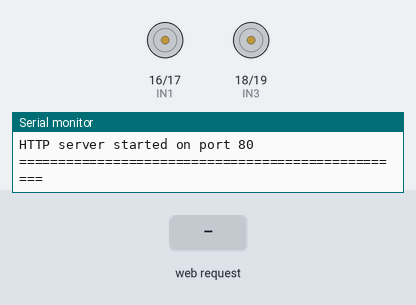
A sketch run on a simulated ESP32. On the bench: motor-driver pin pairs drawn as motors (green arrow = first pin HIGH = forward, orange = second pin HIGH = backward, longer = more drive, scaled by the enable pin), the last lines printed to the serial monitor. Inputs (shaded band) come from the test bench.

Above: at 1.5 s.
1.6 s: HTTP request GET /m?c=F received
At 2.3 s:
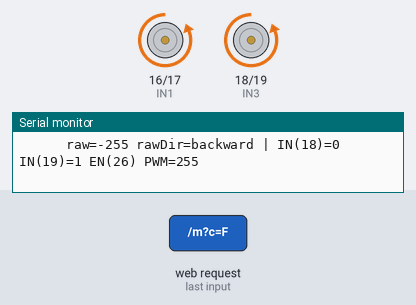
3.1 s: HTTP request GET /m?c=B received
At 3.4 s:
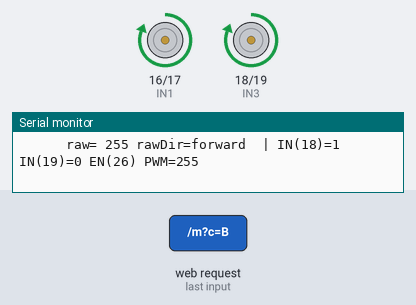
4.6 s: HTTP request GET /m?c=L received
At 5.8 s:
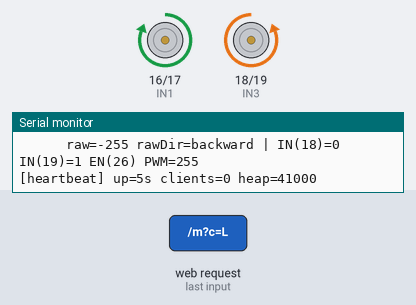
6.1 s: HTTP request GET /m?c=R received
At 6.9 s:
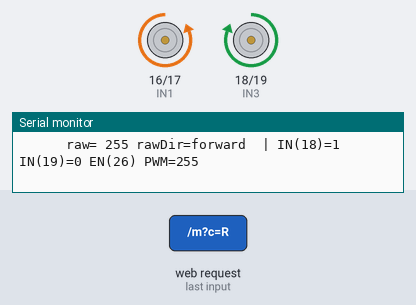
Timing chart, 0 to 8.6 s (numbered marks = the images above; inputs shaded):
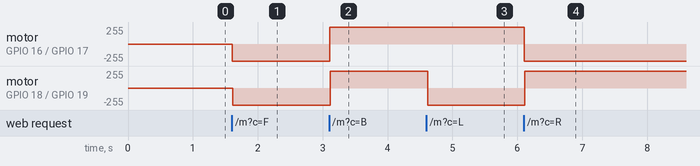

Measured:
- after the input at 1.6 s, motor on GPIO 16 (IN1) / GPIO 17 (IN2), motor on GPIO 18 (IN3) / GPIO 19 (IN4): stopped → backward 255/255 at once
- after the input at 3.1 s, motor on GPIO 16 (IN1) / GPIO 17 (IN2), motor on GPIO 18 (IN3) / GPIO 19 (IN4): backward 255/255 → forward 255/255 at once
- after the input at 4.6 s, motor on GPIO 18 (IN3) / GPIO 19 (IN4): forward 255/255 → backward 255/255 at once
- after the input at 6.1 s, motor on GPIO 16 (IN1) / GPIO 17 (IN2): forward 255/255 → backward 255/255 at once; motor on GPIO 18 (IN3) / GPIO 19 (IN4): backward 255/255 → forward 255/255 at once

The sketch:

esp32-wifi-car.ino
```cpp
// ESP32 + L298N 手機 WiFi 遙控車
// 連線方式：手機 WiFi 選 "ESP32-Car"，密碼 12345678
//          開瀏覽器到 http://192.168.4.1
//
// 接線（L298N → ESP32）：
//   IN1 → GPIO 33   IN2 → GPIO 14   (左馬達方向)
//   IN3 → GPIO 27   IN4 → GPIO 26   (右馬達方向)
//   ENA → GPIO 13   ENB → GPIO 25   (PWM 調速)
//   L298N 的 VCC 接電池正極、GND 與 ESP32 GND 共地
//   ESP32 不要從 L298N 的 5V 供電，自己用 USB 或獨立電源

#include <WiFi.h>
#include <WebServer.h>

const char* AP_SSID = "ESP32-Car";
const char* AP_PASS = "12345678";

// 馬達腳位
const int IN1 =16 , IN2 =17 ;   // 左
const int IN3 =18 , IN4 = 19;   // 右
const int ENA = 25, ENB = 26;   // PWM

// 依實車校正：+1 表示 setMotor 正方向是車子前進，-1 表示要反相。
// 目前實測 ▼ 會讓左右輪往前，所以兩側都先反相。
const int LEFT_FORWARD_SIGN = -1;
const int RIGHT_FORWARD_SIGN = -1;

// PWM 設定（ESP32 Arduino Core 3.x 新 API）
const int PWM_FREQ = 1000, PWM_RES = 8;   // 8-bit: 0~255
int motorSpeed = 255;                      // 預設速度
WebServer server(80);
unsigned long commandSeq = 0;

const char* motorDirection(int speed) {
  if (speed > 0) return "forward";
  if (speed < 0) return "backward";
  return "stop";
}

void setMotor(int in1, int in2, int enPin, int speed) {
  int a, b, pwm;
  if (speed > 0) {
    a = HIGH; b = LOW; pwm = speed;
  } else if (speed < 0) {
    a = LOW;  b = HIGH; pwm = -speed;
  } else {
    a = LOW;  b = LOW;  pwm = 0;
  }
  digitalWrite(in1, a);
  digitalWrite(in2, b);
  ledcWrite(enPin, pwm);
  Serial.printf("      raw=%4d rawDir=%-8s | IN(%d)=%d IN(%d)=%d EN(%d) PWM=%d\n",
                speed, motorDirection(speed), in1, a, in2, b, enPin, pwm);
}

void setWheel(const char* label, int in1, int in2, int enPin, int desiredSpeed, int forwardSign) {
  int rawSpeed = desiredSpeed * forwardSign;
  Serial.printf("    %-5s desired=%4d desiredDir=%-8s sign=%2d\n",
                label, desiredSpeed, motorDirection(desiredSpeed), forwardSign);
  setMotor(in1, in2, enPin, rawSpeed);
}

void drive(int leftSpeed, int rightSpeed) {
  setWheel("LEFT", IN1,IN2,ENA, leftSpeed, LEFT_FORWARD_SIGN);
  setWheel("RIGHT",IN3,IN4,ENB, rightSpeed, RIGHT_FORWARD_SIGN);
}

void forward()        { drive( motorSpeed,  motorSpeed); }
void backward()       { drive(-motorSpeed, -motorSpeed); }
void turnLeft()       { drive(-motorSpeed,  motorSpeed); }
void turnRight()      { drive( motorSpeed, -motorSpeed); }
void testLeftBack()   { drive(-motorSpeed, 0); }
void testRightBack()  { drive(0, -motorSpeed); }
void testLeftFront()  { drive( motorSpeed, 0); }
void testRightFront() { drive(0,  motorSpeed); }
void stopAll()        { drive(0, 0); }

void rawRightForward() {
  setMotor(IN1,IN2,ENA,0);
  setMotor(IN3,IN4,ENB, motorSpeed);
}

void rawRightBackward() {
  setMotor(IN1,IN2,ENA,0);
  setMotor(IN3,IN4,ENB,-motorSpeed);
}

const char PAGE[] PROGMEM = R"HTML(
<!DOCTYPE html><html><head><meta charset="utf-8">
<meta name="viewport" content="width=device-width,initial-scale=1,user-scalable=no">
<title>ESP32 遙控車</title>
<style>
  body{font-family:sans-serif;text-align:center;background:#111;color:#eee;margin:0;padding:20px}
  h2{margin:10px 0 20px}
  .grid{display:grid;grid-template-columns:repeat(3,90px);grid-gap:10px;justify-content:center}
  button{height:90px;font-size:24px;border:0;border-radius:14px;background:#2a7;color:#fff;
         touch-action:manipulation;user-select:none}
  button:active{background:#1c5}
  .stop{background:#c33}.stop:active{background:#911}
  .row{margin-top:20px}
  input[type=range]{width:80%}
</style></head><body>
<h2>ESP32 遙控車</h2>
<div class="grid">
  <div></div>
  <button data-cmd="F">▲</button>
  <div></div>
  <button data-cmd="L">◀</button>
  <button class="stop" data-cmd="S" data-tap="1">■</button>
  <button data-cmd="R">▶</button>
  <div></div>
  <button data-cmd="B">▼</button>
  <div></div>
</div>
<div class="row">速度：<span id="sv">200</span><br>
  <input type="range" min="80" max="255" value="200" oninput="spd(this.value)">
</div>
<script>
  function cmd(c){fetch('/m?c='+c)}
  function spd(v){document.getElementById('sv').innerText=v;fetch('/s?v='+v)}
  document.querySelectorAll('button[data-cmd]').forEach(btn=>{
    const c = btn.dataset.cmd;
    if(btn.dataset.tap){
      btn.addEventListener('click', e=>{e.preventDefault(); cmd(c);});
      return;
    }
    const down = e=>{e.preventDefault(); cmd(c);};
    const up   = e=>{e.preventDefault(); cmd('S');};
    btn.addEventListener('pointerdown', down);
    btn.addEventListener('pointerup',   up);
    btn.addEventListener('pointercancel', up);
    btn.addEventListener('pointerleave', up);
  });
</script></body></html>
)HTML";

void handleRoot() { server.send_P(200, "text/html", PAGE); }

void handleMove() {
  String c = server.arg("c");
  IPAddress ip = server.client().remoteIP();
  commandSeq++;
  Serial.printf("[%lums] #%lu <- HTTP /m?c=%s from %s | speed=%d heap=%u\n",
                millis(), commandSeq, c.c_str(), ip.toString().c_str(), motorSpeed, ESP.getFreeHeap());
  if      (c=="F")   { Serial.println("  action=forward");            forward();  }
  else if (c=="B")   { Serial.println("  action=backward");           backward(); }
  else if (c=="L")   { Serial.println("  action=turnLeft");           turnLeft(); }
  else if (c=="R")   { Serial.println("  action=turnRight");          turnRight();}
  else if (c=="LB")  { Serial.println("  action=testLeftBack");       testLeftBack();  }
  else if (c=="RB")  { Serial.println("  action=testRightBack");      testRightBack(); }
  else if (c=="LF")  { Serial.println("  action=testLeftFront");      testLeftFront(); }
  else if (c=="RF")  { Serial.println("  action=testRightFront");     testRightFront();}
  else if (c=="RRAWF"){ Serial.println("  action=rawRightForward");    rawRightForward();}
  else if (c=="RRAWB"){ Serial.println("  action=rawRightBackward");   rawRightBackward();}
  else               { Serial.println("  action=stopAll");            stopAll();  }
  server.send(200, "text/plain", "ok");
}

void handleSpeed() {
  int oldSpeed = motorSpeed;
  motorSpeed = constrain(server.arg("v").toInt(), 0, 255);
  Serial.printf("[%lums] speed change %d -> %d\n", millis(), oldSpeed, motorSpeed);
  server.send(200, "text/plain", "ok");
}

void setup() {
  Serial.begin(115200);
  delay(300);
  Serial.println();
  Serial.println("==================================================");
  Serial.println("ESP32-Car booting...");
  Serial.printf("Reset reason: %d\n", (int)esp_reset_reason());
  Serial.printf("Pins: IN1=%d IN2=%d IN3=%d IN4=%d ENA=%d ENB=%d\n",
                IN1,IN2,IN3,IN4,ENA,ENB);

  pinMode(IN1,OUTPUT); pinMode(IN2,OUTPUT); pinMode(IN3,OUTPUT); pinMode(IN4,OUTPUT);
  ledcAttach(ENA, PWM_FREQ, PWM_RES);
  ledcAttach(ENB, PWM_FREQ, PWM_RES);
  stopAll();

  WiFi.softAP(AP_SSID, AP_PASS);
  Serial.print("AP SSID: "); Serial.println(AP_SSID);
  Serial.print("AP IP:   "); Serial.println(WiFi.softAPIP());

  server.on("/", handleRoot);
  server.on("/m", handleMove);
  server.on("/s", handleSpeed);
  server.begin();
  Serial.println("HTTP server started on port 80");
  Serial.println("==================================================");
}

unsigned long lastHeartbeat = 0;
void loop() {
  server.handleClient();
  // 每 5 秒心跳：印 uptime + WiFi 客戶端數 + heap，方便確認 ESP32 還活著
  if (millis() - lastHeartbeat > 5000) {
    lastHeartbeat = millis();
    Serial.printf("[heartbeat] up=%lus clients=%d heap=%u\n",
                  millis()/1000, WiFi.softAPgetStationNum(), ESP.getFreeHeap());
  }
}
```
